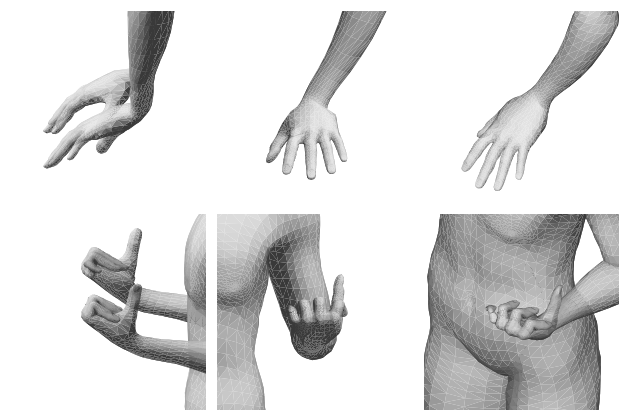

Python code for this plot:
import sys; sys.path.insert(0,'.')
import rt, render, numpy as np, matplotlib.pyplot as plt
exec(open('test1.py').read().split('fig,axs')[0])
def hz(Q, az, el, ax):
    out,R,T=b.skin(Q); g=b.G[0]; m=(g['bi'][:,0]==b.idx['handR']); c=out[0][0][m].mean(0)
    a,e=np.radians(az),np.radians(el)
    Ry=np.array([[np.cos(a),0,np.sin(a)],[0,1,0],[-np.sin(a),0,np.cos(a)]]); Rx=np.array([[1,0,0],[0,np.cos(e),-np.sin(e)],[0,np.sin(e),np.cos(e)]])
    p=(Rx@Ry)@c
    render.view(out,az=az,el=el,ax=ax); ax.set_xlim(p[0]-14,p[0]+14); ax.set_ylim(p[1]-12,p[1]+16)
fig,axs=plt.subplots(2,3,figsize=(9,6))
for j,(az,el) in enumerate([(-90,10),(0,10),(-40,40)]):
    hz(push,az,el,axs[0][j]); hz(curl,az,el,axs[1][j])
plt.tight_layout(); plt.savefig('zoom.png',dpi=70)
